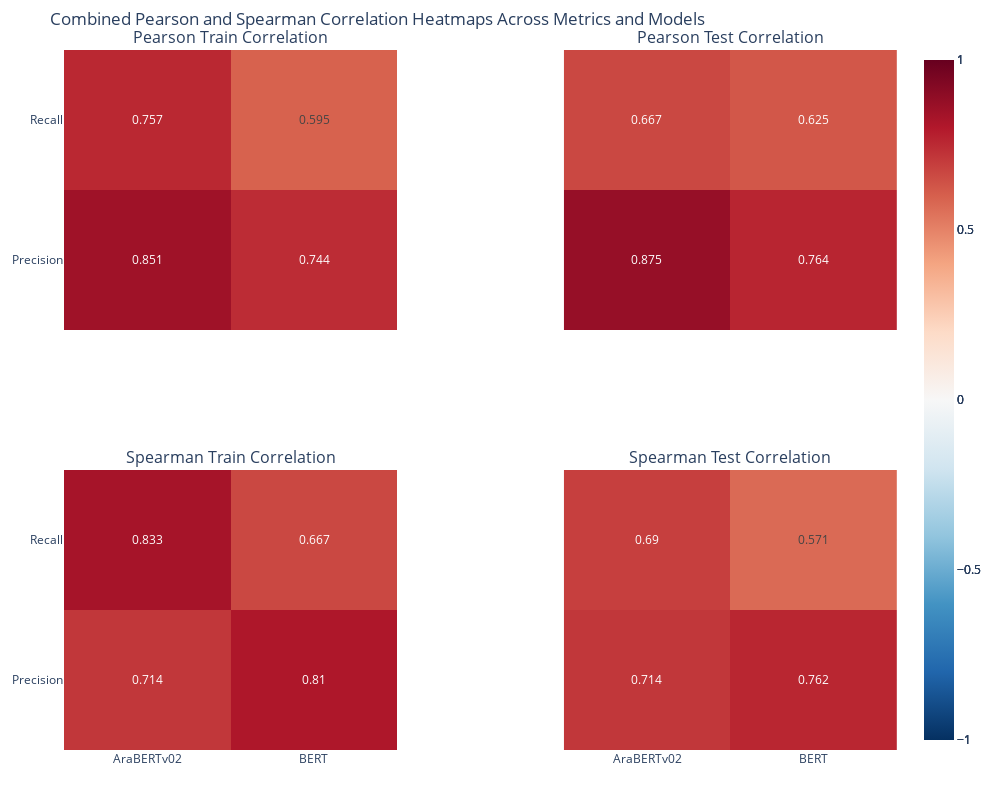

Notebook code cell kept with this figure:
### Code cell
import pandas as pd
import plotly.graph_objects as go
from plotly.subplots import make_subplots

# Prepare data for Pearson and Spearman correlations
metrics = ["Precision", "Recall"]
pearson_data = []
spearman_data = []
data = report_df[report_df["Tag"] != "O"]  # Exclude "O" tag for analysis

for model in data["Model"].unique():
    model_data = data[data["Model"] == model]
    for metric in metrics:
        # Pearson correlation
        test_corr_pearson = model_data[["Support", metric]].corr().iloc[0, 1]
        train_corr_pearson = model_data[["Train Support", metric]].corr().iloc[0, 1]
        pearson_data.append({"Metric": metric, "Model": model, "Train": train_corr_pearson, "Test": test_corr_pearson})
        
        # Spearman correlation
        test_corr_spearman = model_data[["Support", metric]].corr(method="spearman").iloc[0, 1]
        train_corr_spearman = model_data[["Train Support", metric]].corr(method="spearman").iloc[0, 1]
        spearman_data.append({"Metric": metric, "Model": model, "Train": train_corr_spearman, "Test": test_corr_spearman})

# Create DataFrames for Pearson and Spearman
pearson_df = pd.DataFrame(pearson_data)
spearman_df = pd.DataFrame(spearman_data)

# Pivot data for heatmap format
pearson_train_heatmap = pearson_df.pivot(index="Metric", columns="Model", values="Train")
pearson_test_heatmap = pearson_df.pivot(index="Metric", columns="Model", values="Test")
spearman_train_heatmap = spearman_df.pivot(index="Metric", columns="Model", values="Train")
spearman_test_heatmap = spearman_df.pivot(index="Metric", columns="Model", values="Test")

# Create subplots for Pearson and Spearman
fig = make_subplots(
    rows=2, cols=2,
    subplot_titles=("Pearson Train Correlation", "Pearson Test Correlation", 
                    "Spearman Train Correlation", "Spearman Test Correlation"),
    horizontal_spacing=0.2,
    vertical_spacing=0.2,
    shared_xaxes=True,
    shared_yaxes=True,
)

# Add Pearson Train heatmap
fig.add_trace(
    go.Heatmap(
        z=pearson_train_heatmap.values,
        x=pearson_train_heatmap.columns,
        y=pearson_train_heatmap.index,
        text=pearson_train_heatmap.values.round(3),
        texttemplate="%{text}",
        hovertemplate="Metric: %{y}<br>Model: %{x}<br>Correlation: %{z}<extra></extra>",
        colorscale="RdBu_r",
        zmin=-1,
        zmax=1,
    ),
    row=1, col=1,
)

# Add Pearson Test heatmap
fig.add_trace(
    go.Heatmap(
        z=pearson_test_heatmap.values,
        x=pearson_test_heatmap.columns,
        y=pearson_test_heatmap.index,
        text=pearson_test_heatmap.values.round(3),
        texttemplate="%{text}",
        hovertemplate="Metric: %{y}<br>Model: %{x}<br>Correlation: %{z}<extra></extra>",
        colorscale="RdBu_r",
        zmin=-1,
        zmax=1,
    ),
    row=1, col=2,
)

# Add Spearman Train heatmap
fig.add_trace(
    go.Heatmap(
        z=spearman_train_heatmap.values,
        x=spearman_train_heatmap.columns,
        y=spearman_train_heatmap.index,
        text=spearman_train_heatmap.values.round(3),
        texttemplate="%{text}",
        hovertemplate="Metric: %{y}<br>Model: %{x}<br>Correlation: %{z}<extra></extra>",
        colorscale="RdBu_r",
        zmin=-1,
        zmax=1,
    ),
    row=2, col=1,
)

# Add Spearman Test heatmap
fig.add_trace(
    go.Heatmap(
        z=spearman_test_heatmap.values,
        x=spearman_test_heatmap.columns,
        y=spearman_test_heatmap.index,
        text=spearman_test_heatmap.values.round(3),
        texttemplate="%{text}",
        hovertemplate="Metric: %{y}<br>Model: %{x}<br>Correlation: %{z}<extra></extra>",
        colorscale="RdBu_r",
        zmin=-1,
        zmax=1,
    ),
    row=2, col=2,
)

# Update layout
fig.update_layout(
    title="Combined Pearson and Spearman Correlation Heatmaps Across Metrics and Models",
    template="plotly_white",
    height=800,
    width=1000,
    coloraxis=dict(colorbar=dict(title="Correlation")),
    margin=dict(t=50, l=50, r=50, b=50),
)

fig.show()

### Figure 1 — Plotly figure (JSON) as saved in the notebook; plotly's stock layout.template omitted (floating-point values rounded to 4 significant figures)
{"data": [{"colorscale": [[0, "rgb(5,48,97)"], [0.1, "rgb(33,102,172)"], [0.2, "rgb(67,147,195)"], [0.3, "rgb(146,197,222)"], [0.4, "rgb(209,229,240)"], [0.5, "rgb(247,247,247)"], [0.6, "rgb(253,219,199)"], [0.7, "rgb(244,165,130)"], [0.8, "rgb(214,96,77)"], [0.9, "rgb(178,24,43)"], [1, "rgb(103,0,31)"]], "hovertemplate": "Metric: %{y}<br>Model: %{x}<br>Correlation: %{z}<extra></extra>", "text": [[0.851, 0.744], [0.757, 0.595]], "texttemplate": "%{text}", "type": "heatmap", "x": ["AraBERTv02", "BERT"], "xaxis": "x", "y": ["Precision", "Recall"], "yaxis": "y", "z": [[0.8508, 0.7435], [0.7569, 0.5946]], "zmax": 1, "zmin": -1}, {"colorscale": [[0, "rgb(5,48,97)"], [0.1, "rgb(33,102,172)"], [0.2, "rgb(67,147,195)"], [0.3, "rgb(146,197,222)"], [0.4, "rgb(209,229,240)"], [0.5, "rgb(247,247,247)"], [0.6, "rgb(253,219,199)"], [0.7, "rgb(244,165,130)"], [0.8, "rgb(214,96,77)"], [0.9, "rgb(178,24,43)"], [1, "rgb(103,0,31)"]], "hovertemplate": "Metric: %{y}<br>Model: %{x}<br>Correlation: %{z}<extra></extra>", "text": [[0.875, 0.764], [0.667, 0.625]], "texttemplate": "%{text}", "type": "heatmap", "x": ["AraBERTv02", "BERT"], "xaxis": "x2", "y": ["Precision", "Recall"], "yaxis": "y2", "z": [[0.8745, 0.7639], [0.6671, 0.6247]], "zmax": 1, "zmin": -1}, {"colorscale": [[0, "rgb(5,48,97)"], [0.1, "rgb(33,102,172)"], [0.2, "rgb(67,147,195)"], [0.3, "rgb(146,197,222)"], [0.4, "rgb(209,229,240)"], [0.5, "rgb(247,247,247)"], [0.6, "rgb(253,219,199)"], [0.7, "rgb(244,165,130)"], [0.8, "rgb(214,96,77)"], [0.9, "rgb(178,24,43)"], [1, "rgb(103,0,31)"]], "hovertemplate": "Metric: %{y}<br>Model: %{x}<br>Correlation: %{z}<extra></extra>", "text": [[0.714, 0.81], [0.833, 0.667]], "texttemplate": "%{text}", "type": "heatmap", "x": ["AraBERTv02", "BERT"], "xaxis": "x3", "y": ["Precision", "Recall"], "yaxis": "y3", "z": [[0.7143, 0.8095], [0.8333, 0.6667]], "zmax": 1, "zmin": -1}, {"colorscale": [[0, "rgb(5,48,97)"], [0.1, "rgb(33,102,172)"], [0.2, "rgb(67,147,195)"], [0.3, "rgb(146,197,222)"], [0.4, "rgb(209,229,240)"], [0.5, "rgb(247,247,247)"], [0.6, "rgb(253,219,199)"], [0.7, "rgb(244,165,130)"], [0.8, "rgb(214,96,77)"], [0.9, "rgb(178,24,43)"], [1, "rgb(103,0,31)"]], "hovertemplate": "Metric: %{y}<br>Model: %{x}<br>Correlation: %{z}<extra></extra>", "text": [[0.714, 0.762], [0.69, 0.571]], "texttemplate": "%{text}", "type": "heatmap", "x": ["AraBERTv02", "BERT"], "xaxis": "x4", "y": ["Precision", "Recall"], "yaxis": "y4", "z": [[0.7143, 0.7619], [0.6905, 0.5714]], "zmax": 1, "zmin": -1}], "layout": {"annotations": [{"font": {"size": 16}, "showarrow": false, "text": "Pearson Train Correlation", "x": 0.2, "xanchor": "center", "xref": "paper", "y": 1, "yanchor": "bottom", "yref": "paper"}, {"font": {"size": 16}, "showarrow": false, "text": "Pearson Test Correlation", "x": 0.8, "xanchor": "center", "xref": "paper", "y": 1, "yanchor": "bottom", "yref": "paper"}, {"font": {"size": 16}, "showarrow": false, "text": "Spearman Train Correlation", "x": 0.2, "xanchor": "center", "xref": "paper", "y": 0.4, "yanchor": "bottom", "yref": "paper"}, {"font": {"size": 16}, "showarrow": false, "text": "Spearman Test Correlation", "x": 0.8, "xanchor": "center", "xref": "paper", "y": 0.4, "yanchor": "bottom", "yref": "paper"}], "coloraxis": {"colorbar": {"title": {"text": "Correlation"}}}, "height": 800, "margin": {"b": 50, "l": 50, "r": 50, "t": 50}, "title": {"text": "Combined Pearson and Spearman Correlation Heatmaps Across Metrics and Models"}, "width": 1000, "xaxis": {"anchor": "y", "domain": [0, 0.4], "matches": "x3", "showticklabels": false}, "xaxis2": {"anchor": "y2", "domain": [0.6, 1], "matches": "x4", "showticklabels": false}, "xaxis3": {"anchor": "y3", "domain": [0, 0.4]}, "xaxis4": {"anchor": "y4", "domain": [0.6, 1]}, "yaxis": {"anchor": "x", "domain": [0.6, 1]}, "yaxis2": {"anchor": "x2", "domain": [0.6, 1], "matches": "y", "showticklabels": false}, "yaxis3": {"anchor": "x3", "domain": [0, 0.4]}, "yaxis4": {"anchor": "x4", "domain": [0, 0.4], "matches": "y3", "showticklabels": false}}}
